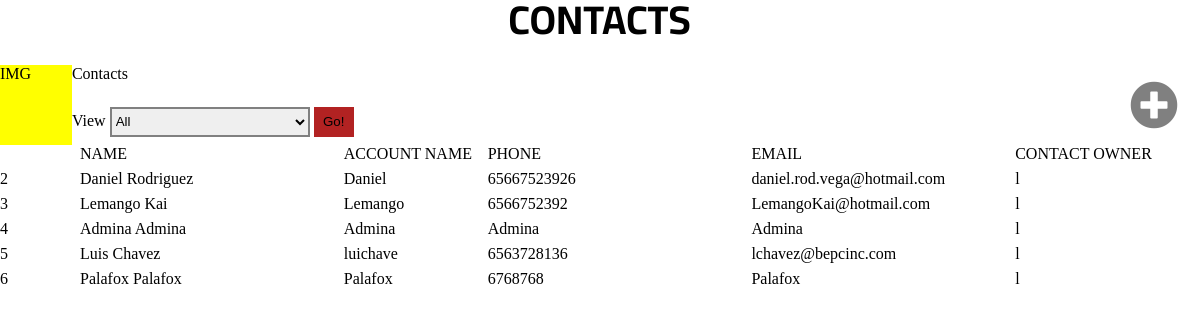
Page /Pages/Administrators/Contacts.php on the earlier database version.
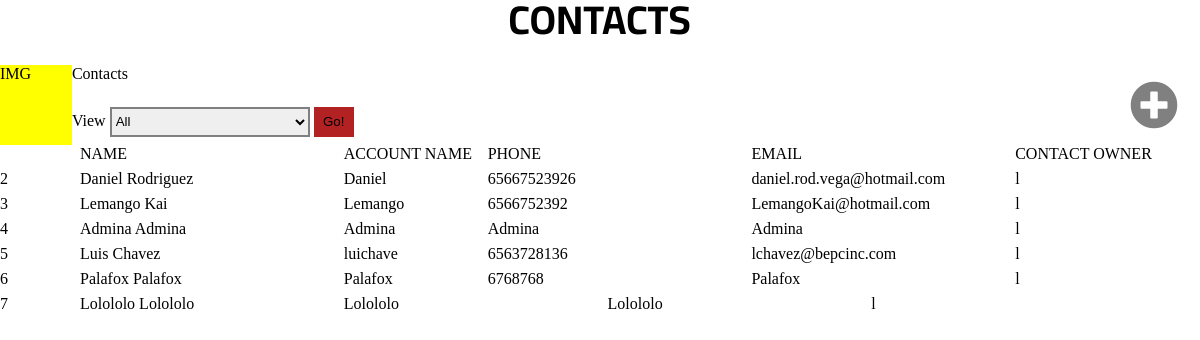
Same page on the later database version.
### tables this page shows
CREATE TABLE `consultors` (
  `ID` int(11) NOT NULL,
  `SN` varchar(15) NOT NULL,
  `Firstname` varchar(25) NOT NULL,
  `Lastname` varchar(25) NOT NULL,
  `Email` varchar(70) NOT NULL,
  `Phone` varchar(20) NOT NULL,
  `EmergencyPhone` varchar(50) NOT NULL,
  `ReportsTo` int(11) NOT NULL,
  `Title` varchar(100) NOT NULL,
  `Division` int(11) NOT NULL,
  `FunctionalArea` int(11) NOT NULL,
  `StartDate` timestamp NOT NULL DEFAULT CURRENT_TIMESTAMP ON UPDATE CURRENT_TIMESTAMP,
  `EndDate` timestamp NOT NULL DEFAULT '0000-00-00 00:00:00',
  `MailingAddress` varchar(120) NOT NULL,
  `MailingCity` int(100) NOT NULL,
  `MailingState` int(11) NOT NULL,
  `MailingCountry` int(11) NOT NULL,
  `ZipCode` varchar(20) NOT NULL,
  `NSS` varchar(30) NOT NULL,
  `RFC` varchar(30) NOT NULL,
  `Type` tinyint(4) NOT NULL,
  `Schedule` int(11) NOT NULL DEFAULT '0',
  `Hash` varchar(40) NOT NULL,
  `Status` tinyint(1) DEFAULT NULL,
  `LastLogin` timestamp NOT NULL DEFAULT CURRENT_TIMESTAMP ON UPDATE CURRENT_TIMESTAMP,
  `Logged` tinyint(4) NOT NULL DEFAULT '0',
  `SessionID` varchar(100) DEFAULT NULL
);

### Pages/Administrators/Contacts.php (the view, shortened to what this page needs)
<?php
include('../../Resources/WebResponses/connection.php');
?>
    <html>
        <head>
            <link rel="stylesheet" href="../Resources/CSS/Listas_Contenido/Listas_Layout.css">
            <link rel="stylesheet" href="../Resources/CSS/Listas_Contenido/ListasPrincipales_Layout.css">
            <link rel="stylesheet" href="https://use.fontawesome.com/releases/v5.2.0/css/all.css">
        </head>
        <body>
            <div id="contenedor">
                <div class='titulo'>
                </div>
                <div id="buscador">
                    <div id="searchParams">
                        <div>
                            <div id="image">
                                IMG
                            </div>
                            <div id="banner">
                                Contacts
                            </div>
                            <div id="search">
                                View
                                <select id="parameter">
                                    <option value="1">All</option>
                                </select>
                                <button id="searchButton">Go!</button>
                            </div>
                        </div>
                    </div>
                    <div id="new">
                        <button id="botonNew" onclick="nuevoTimecard();"><i class="fas fa-plus-circle"></i></button>
                    </div>
                </div>
                <div class="infoTable">
                    <div class="contacto">
                        <div class="number">&nbsp;</div>
                        <div class="NameContact">NAME</div>
                        <div class="AccName">ACCOUNT NAME</div>
                        <div class="Phone">PHONE</div>
                        <div class="Email">EMAIL</div>
                        <div class="ContactOw">CONTACT OWNER</div>
                    </div>
                    <?php
                        $query =            $connection->query("SELECT * FROM consultors WHERE Status='1' AND Type!='0'");
                        while($row = $query->fetch_array()){
                            echo"
                                <div class='contacto'>
                                    <div class='number'>".$row['ID']."</div>
                                    <div class='NameContact ctdName' id='".$row['ID']."'>".$row['Firstname']." ".$row['Lastname']."</div>
                                    <div class='AccName'>".$row['SN']."</div>
                                    <div class='Phone'>".$row['Phone']."</div>
                                    <div class='Email'>".$row['Email']."</div>
                                    <div class='ContactOw'>l</div>
                                </div>
                            ";
                        }
                    ?>
                </div>
            </div>
        </body>
    </html>

### Resources/CSS/Listas_Contenido/Listas_Layout.css (style rules this page uses)
body, html { width: 100%; min-height: 100%; margin: 0; }
.titulo { width: 100%; text-align: center; height: 45px; line-height: 40px; font-family: 'Cairo'; font-size: 40px; font-weight: bold; margin-bottom: 20px; }
#contenedor { width: calc(100% - 1px); height: 100%; }
#buscador { height: 80px; width: 100%; ; }
#searchParams { width: 60%; height: 100%; ; float: left; }
#image { width: 10%; height: 100%; float: left; background-color: yellow; }
#banner { width: 90%; margin-left: 10%; height: 40%; ; }
#search { width: 90%; float: left; height: 60%; ; line-height: 48px; }
#parameter { width: 200px; height: 30px; transition: all 0.6s ease; border-color: gray; border-width: 2px; }
#searchButton { height: 30px; width: 40px; border: none; background-color: firebrick; }
#new { width: 90px; height: 100%; float: right; background-color: purple; line-height: 80px; color: white; text-align: center; }
#botonNew { width: 100%; height: 100%; border: none; font-size: 300%; background-color: white; transition: all 0.3s ease; cursor: pointer; color: gray; }
.infoTable { width: 100%; color: black; }
.number { width: 80px; float: left; }

### Resources/CSS/Listas_Contenido/ListasPrincipales_Layout.css (style rules this page uses)
.contacto { width: 100%; height: 25px; }
.NameContact { width: 22%; float: left; cursor: pointer; }
.AccName { width: 12%; float: left; }
.Phone { width: 22%; float: left; }
.Email { width: 22%; float: left; }
.ContactOw { width: calc(22% - 80px); float: left; }

Differences in the rows shown:
added consultors: ID "7", Firstname "Lolololo", Lastname "Lolololo", Phone "Lolololo", Email "Lolololo"
